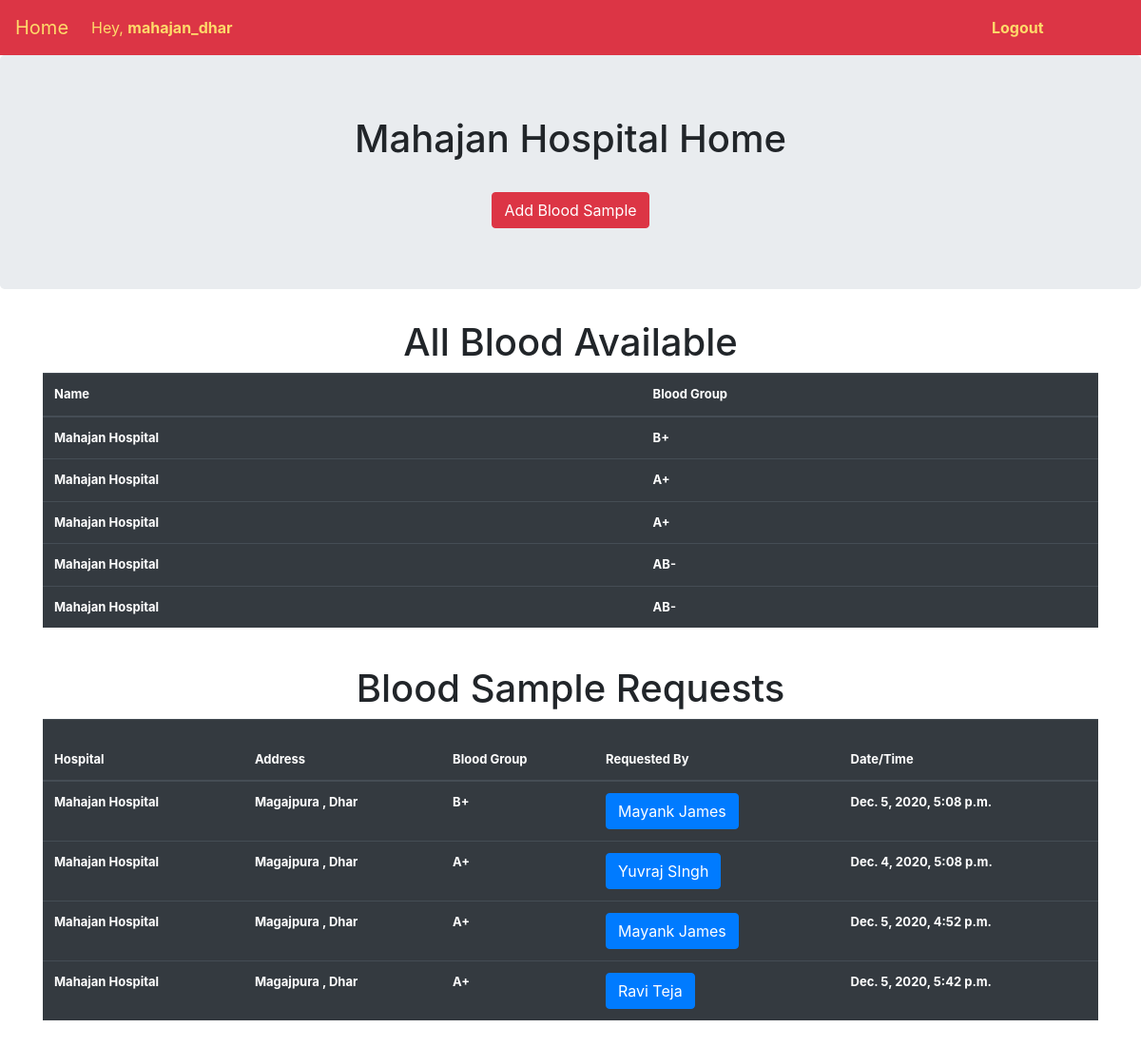
Page / (signed in) on the committed database.
### bank/models.py (models this page shows, shortened)
class Hospital(models.Model):
	user = models.ForeignKey(User, on_delete = models.CASCADE)
	name = models.CharField(max_length = 200)
	street = models.CharField(max_length = 300)
	city = models.CharField(max_length=100)
	pin = models.PositiveIntegerField()
	blood_group = models.ForeignKey(Blood,on_delete = models.PROTECT, blank=True,null=True)
	is_hospital = models.BooleanField(default = True)
	is_requested = models.BooleanField(default = False)

class Blood(models.Model):
	blood_group = models.CharField(choices = BLOOD_GROUP,max_length= 20)
	def __str__(self):
		return self.blood_group

class Request(models.Model):
	receiver = models.ForeignKey(Receiver, on_delete = models.PROTECT)
	hospital = models.ForeignKey(Hospital, on_delete = models.PROTECT)
	date = models.DateTimeField(auto_now_add=True)
	is_approved = models.BooleanField(default = False)

class Receiver(models.Model):
	user = models.ForeignKey(User, on_delete = models.CASCADE)
	name = models.CharField(max_length = 200)
	age =  models.PositiveIntegerField()
	gender = models.CharField(choices = GENDER,max_length = 10)
	street = models.CharField(max_length = 300)
	city = models.CharField(max_length=100)
	pin = models.PositiveIntegerField()
	blood_group = models.CharField(choices = BLOOD_GROUP, max_length =20)
	is_receiver = models.BooleanField(default = True)

### bank/views.py (the view, shortened to what this page needs)
# urls.py: path("",views.home, name="home"),
def home(request):
    if request.user.is_authenticated:
        if Hospital.objects.filter(user = request.user):
            hospitals = Hospital.objects.filter(user = request.user)
            current_hospital = Hospital.objects.filter(user = request.user)[0]
            hospital_requests = Request.objects.filter(hospital__id__in = Hospital.objects.filter(name = current_hospital.name))
            return render(request, "hospital_home.html", {"hospital_requests" : hospital_requests, "hospitals"  : hospitals})

### bank/templates/hospital_home.html (shortened to what this page needs)
<!DOCTYPE html>
<html>
<head>
	<link rel="stylesheet" href="https://cdn.jsdelivr.net/npm/bootstrap@4.5.3/dist/css/bootstrap.min.css">
</head>
<body>
<nav style="color:white" style="" class="navbar navbar-expand-lg navbar-dark bg-danger">
  <a style="color:#feda6a" class="navbar-brand" href="/"> <span style="color:#feda6a">Home</span> </a>
  <div class="collapse navbar-collapse" id="navbarTogglerDemo03">
    <ul class="navbar-nav mr-auto mt-2 mt-lg-0">
      {% if user.is_authenticated %}
      <li  class="nav-item">
        <a class="nav-link " href=""><span style="color:#feda6a">Hey, <b>{{user.username}}</b> </span></a>
      </li>
      {% endif %}
    </ul>
    {% if user.is_authenticated %}
    <ul class="navbar-nav" >
      <li class=" nav-item " style="margin-left : -150px">  <a class="nav-link  btn btn-outline-default my-2 my-sm-0 " href="logout"><span style="color:#feda6a"><b>Logout</b></span> </a></li>
    </ul>
    {% endif %}
  </div>
</nav>
<div class="jumbotron">
  <h1  align="center">{{hospitals.last.name}} Home</h1>
  <br>
<div align="center"> <a  align="center" class="btn btn-danger" href="add-blood-details">Add Blood Sample</a></div>
</div>
<h1 align="center">All Blood Available</h1>
{% if hospitals and hospitals.last.blood_group is not None %}
<div class="container">
  <table class="table table-dark container">
  <thead>
    <tr>
      <th class="head" scope="col">Name </th>
      <th class="head" scope="col">Blood Group</th>
    </tr>
  </thead>
  <tbody>
      {% for hospital in hospitals %}
        {% if hospital.blood_group is not None or hospital.blood_group is not null   and hospital.is_requested != True %}
          <tr>
      <th scope="col">{{hospital.name}} </th>
      <th scope="col">{{hospital.blood_group}}</th>
    </tr>
        {% endif %}
    {% endfor %}
  </tbody>
</table>
</div>
{% else %}
<h5 align="center">No entry available for blood available</h5>
{% endif %}
<br>
<h1 align="center"> Blood Sample Requests</h1>
{%if hospital_requests %}
  <div class="container">
<table class="table table-dark container">
  <thead>
    <tr>
      <th class="head" scope="col"><br>Hospital</br></th>
      <th class="head" scope="col">Address</th>
      <th class="head" scope="col">Blood Group</th>
      <th class="head" scope="col">Requested By</th>
      <th class="head" scope="col">Date/Time</th>
    </tr>
  </thead>
  <tbody>
      {% for request in hospital_requests %}
        <tr>
      <th scope="col">{{request.hospital.name}}</th>
      <th scope="col">{{request.hospital.street}} , {{request.hospital.city}}</th>
      <th scope="col">{{request.hospital.blood_group}}</th>
      <th scope="col"><button class="btn btn-primary">{{request.receiver.name}}</button></th>
      <th scope="col">{{request.date}}</th>
    </tr>
    {% endfor %}
  </tbody>
</table>
  </div>
{% else %}
  <h5 align="center">No entry available for blood request</h5>
{% endif %}
<br><br>
</body>
</html>

### bank/templates/hospital_home.html (style rules this page uses)
th { font-size: 13px; }

### rows in the picture
Hospital: last.name "Mahajan Hospital", name "Mahajan Hospital", blood_group "AB-"
Hospital: name "Mahajan Hospital", blood_group "B+"
Hospital: name "Mahajan Hospital", blood_group "A+"
Hospital: name "Mahajan Hospital", blood_group "A+"
Hospital: name "Mahajan Hospital", blood_group "AB-"
Request: hospital.name "Mahajan Hospital", hospital.street "Magajpura", hospital.city "Dhar", hospital.blood_group "B+", receiver.name "Mayank James", date "Dec. 5, 2020, 5:08 p.m."
Request: hospital.name "Mahajan Hospital", hospital.street "Magajpura", hospital.city "Dhar", hospital.blood_group "A+", receiver.name "Yuvraj SIngh", date "Dec. 4, 2020, 5:08 p.m."
Request: hospital.name "Mahajan Hospital", hospital.street "Magajpura", hospital.city "Dhar", hospital.blood_group "A+", receiver.name "Mayank James", date "Dec. 5, 2020, 4:52 p.m."
Request: hospital.name "Mahajan Hospital", hospital.street "Magajpura", hospital.city "Dhar", hospital.blood_group "A+", receiver.name "Ravi Teja", date "Dec. 5, 2020, 5:42 p.m."

### other values in the picture
{{ user.username }} "mahajan_dhar"
